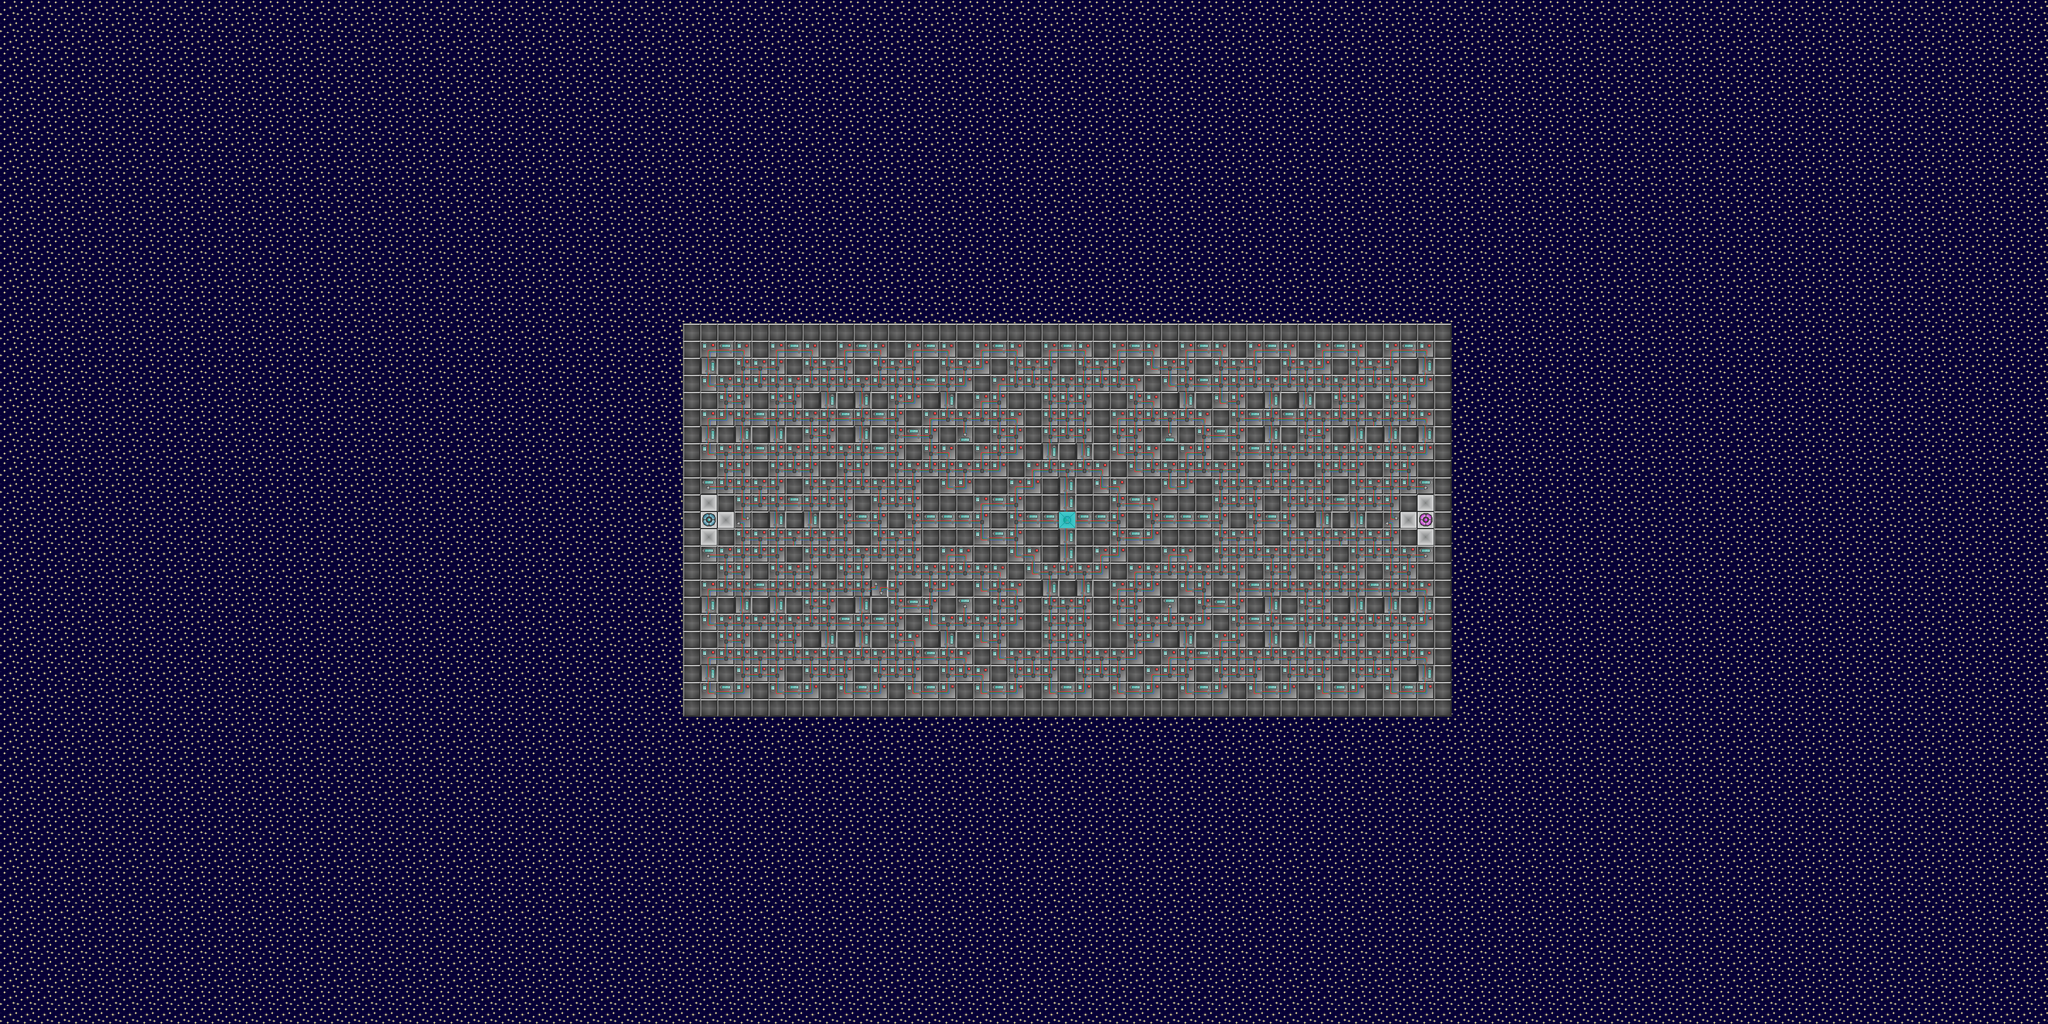

Rendered tile map (Tiled .tmx) drawn with the repository's tilesets; below, a short description and the map source with its tile grids summarised:
An orthogonal 120x60 tile map with 32x32 px tiles, 5 tile layers (Background, Floor, Blocks, Items, ...), 2 tilesets.

<map version="1.0" orientation="orthogonal" renderorder="right-down" width="120" height="60" tilewidth="32" tileheight="32" nextobjectid="1">
 <tileset firstgid="1" name="map_tiles" tilewidth="34" tileheight="34" tilecount="28" columns="4">
  <image source="../blocks/map_tiles.png" width="136" height="256" />
  <tile id="2">
   <properties>
    <property name="Item-Spawner" value="" />
   </properties>
  </tile>
  <tile id="3">
   <properties>
    <property name="blocked" value="" />
   </properties>
  </tile>
  <tile id="4">
   <properties>
    <property name="Spawn-P2" value="" />
   </properties>
  </tile>
  <tile id="5">
   <properties>
    <property name="Spawn-P3" value="" />
   </properties>
  </tile>
  <tile id="6">
   <properties>
    <property name="Spawn-P4" value="" />
   </properties>
  </tile>
  <tile id="7">
   <properties>
    <property name="Spawn-P1" value="" />
   </properties>
  </tile>
  <tile id="8">
   <properties>
    <property name="blocked" value="" />
    <property name="undestructable" value="" />
   </properties>
  </tile>
  <tile id="9">
   <properties>
    <property name="blocked" value="" />
    <property name="ghost-blocked" value="" />
    <property name="undestructable" value="" />
   </properties>
  </tile>
  <tile id="10">
   <properties>
    <property name="blocked" value="" />
   </properties>
  </tile>
  <tile id="12">
   <properties>
    <property name="blocked" value="" />
   </properties>
  </tile>
  <tile id="13">
   <properties>
    <property name="blocked" value="" />
   </properties>
  </tile>
  <tile id="14">
   <properties>
    <property name="blocked" value="" />
   </properties>
  </tile>
  <tile id="15">
   <properties>
    <property name="blocked" value="" />
   </properties>
  </tile>
  <tile id="16">
   <properties>
    <property name="blocked" value="" />
   </properties>
  </tile>
  <tile id="17">
   <properties>
    <property name="blocked" value="" />
   </properties>
  </tile>
  <tile id="18">
   <properties>
    <property name="blocked" value="" />
   </properties>
  </tile>
  <tile id="19">
   <properties>
    <property name="blocked" value="" />
   </properties>
  </tile>
  <tile id="20">
   <properties>
    <property name="blocked" value="" />
   </properties>
  </tile>
  <tile id="21">
   <properties>
    <property name="blocked" value="" />
   </properties>
  </tile>
  <tile id="22">
   <properties>
    <property name="blocked" value="" />
   </properties>
  </tile>
  <tile id="23">
   <properties>
    <property name="blocked" value="" />
   </properties>
  </tile>
  <tile id="24">
   <properties>
    <property name="blocked" value="" />
   </properties>
  </tile>
  <tile id="25">
   <properties>
    <property name="blocked" value="" />
   </properties>
  </tile>
  <tile id="26">
   <properties>
    <property name="blocked" value="" />
   </properties>
  </tile>
  <tile id="27">
   <properties>
    <property name="blocked" value="" />
   </properties>
  </tile>
 </tileset>
 <tileset firstgid="29" name="background-credits" tilewidth="34" tileheight="34" tilecount="28" columns="4">
  <image source="../blocks/background-credits.png" width="136" height="256" />
 </tileset>
 <layer name="Background" width="120" height="60">
  <data>[7200 cells, 7199 non-empty, 1 distinct tile ids]</data>
 </layer>
 <layer name="Floor" width="120" height="60">
  <data>[7200 cells, 1035 non-empty, 4 distinct tile ids]</data>
 </layer>
 <layer name="Blocks" width="120" height="60">
  <data>[7200 cells, 1027 non-empty, 20 distinct tile ids]</data>
 </layer>
 <layer name="Items" width="120" height="60">
  <data>[7200 cells, 0 non-empty, 0 distinct tile ids]</data>
 </layer>
 <layer name="Bombs" width="120" height="60">
  <data>[7200 cells, 0 non-empty, 0 distinct tile ids]</data>
 </layer>
</map>
